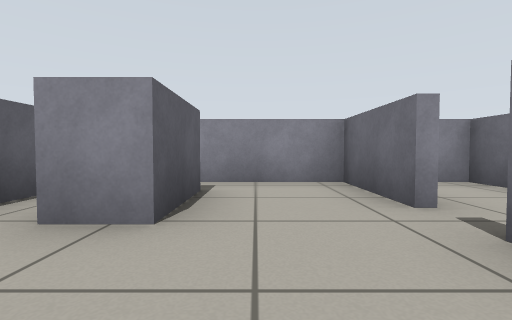
[1] (above)

16 first-person views from a walk through a robot-simulator world made for Gazebo. The camera is 0.51 m above the floor, tilts 2° down and sees 85° across. The floor is counted in squares, 1 m on a side. Each view is taken from the middle of a square. On the plan, view 1 faces up. The plan holds only what a view shows up to about 9 squares ahead; the rest is blank.

[2]
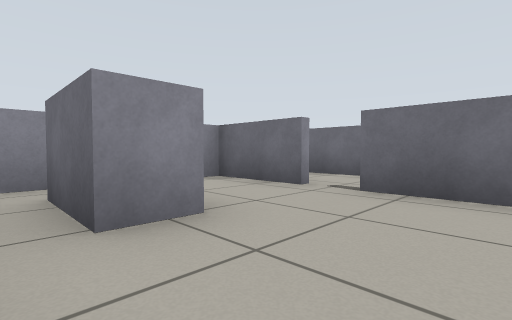

[3]
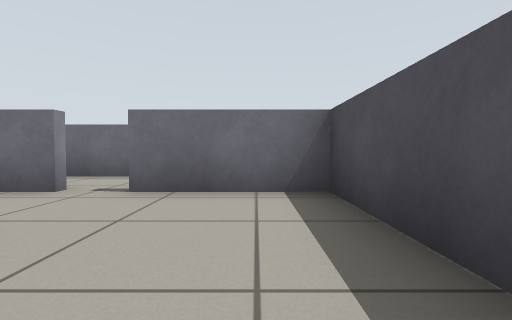

[4]
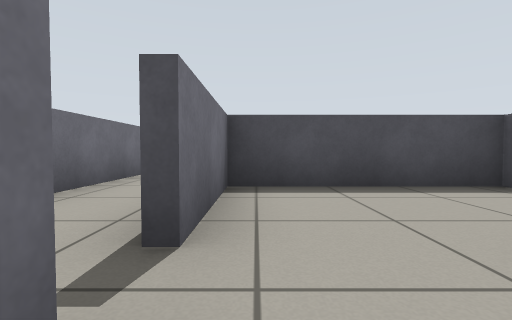

[5]
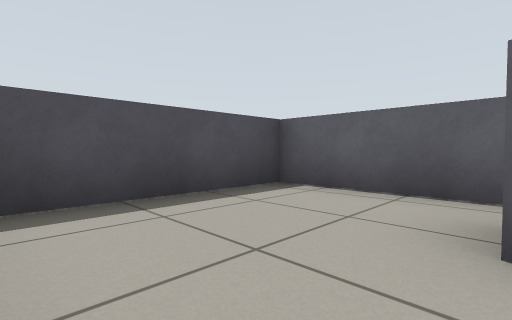

[6]
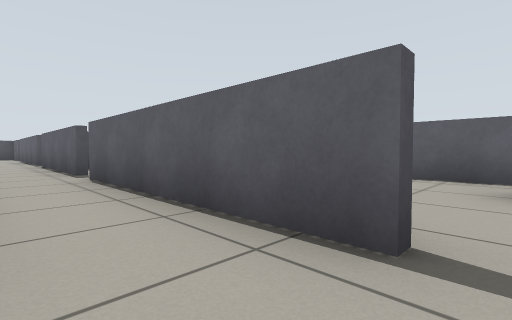

[7]
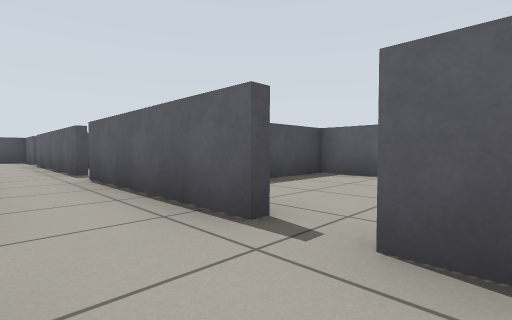

[8]
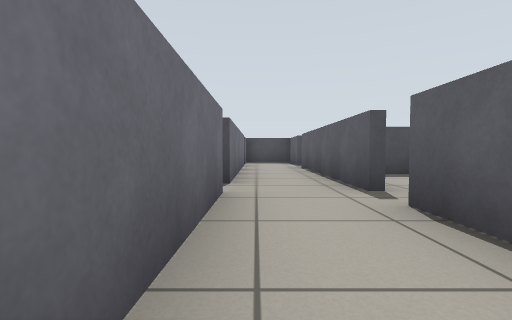

[9]
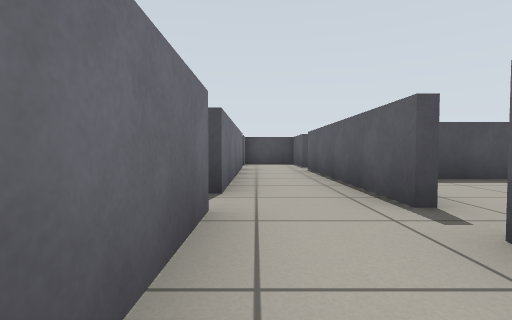

[10]
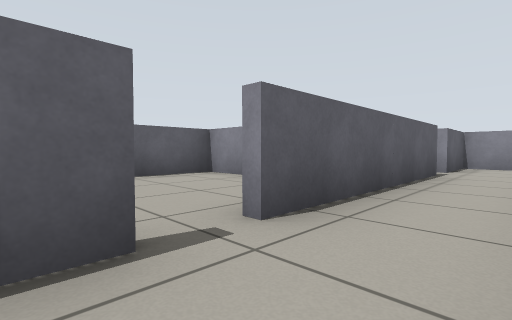

[11]
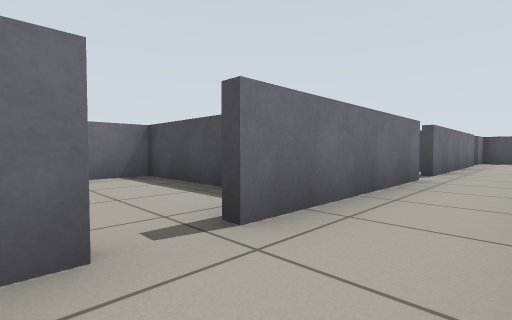

[12]
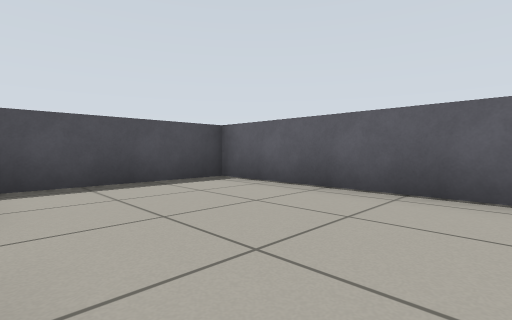

[13]
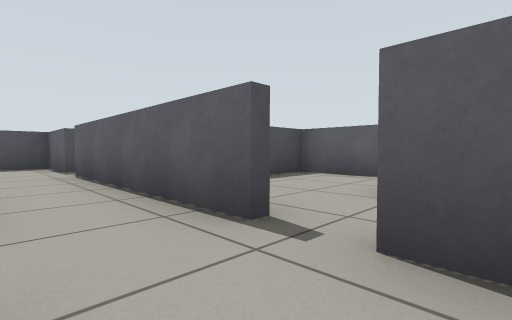

[14]
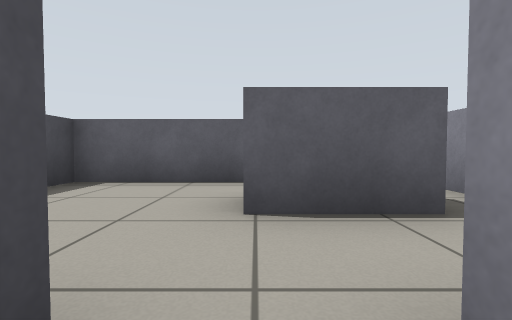

[15]
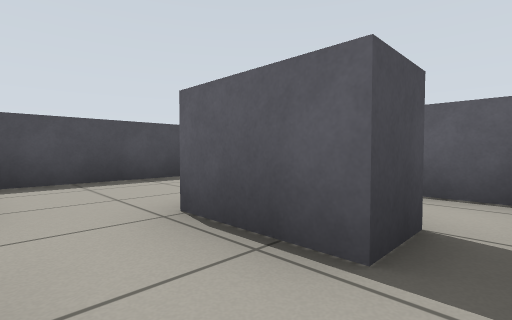

[16]
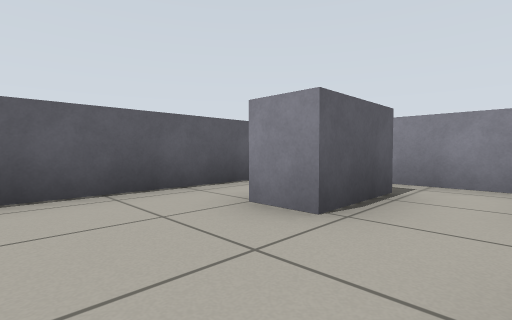

### Floor plan
Ten units are one square. View 1 is at (0, 0); x grows to the right and y downward. Boxes are objects, and circles mark ways between rooms. Rooms are numbered by the first view taken in them; rooms with no view inside come last. Other rooms are left out.
<svg viewBox="-30 -50 100 209">
<path fill="none" stroke="#000" d="M-7 -19 -15 -19M-15 9 14 9 14 -16M-25 -16 -25 9 -15 9M-7 -35 -7 -19M20 -44 -19 -44M14 -24 14 -45M34 44 34 2M50 64 65 64M16 44 16 86M34 94 34 52M16 94 16 146M16 -16 16 36M34 -24 34 -44 20 -44M34 154 34 102M16 -45 16 -24M-12 11 -25 11M-25 9 -25 59M-25 64 10 64M9 65 -16 65M-11 75 -2 75 -2 91M-2 91 -10 91M-15 119 9 119M-25 59 -25 94M-25 94 -25 119 -15 119"/>
<circle cx="-10" cy="-5" r="3" fill="#2a7"/>
<circle cx="5" cy="-30" r="3" fill="#2a7"/>
<circle cx="20" cy="-20" r="3" fill="#2a7"/>
<circle cx="20" cy="40" r="3" fill="#2a7"/>
<circle cx="20" cy="90" r="3" fill="#2a7"/>
<circle cx="10" cy="80" r="3" fill="#2a7"/>
<circle cx="-5" cy="70" r="3" fill="#2a7"/>
<circle cx="-5" cy="105" r="3" fill="#2a7"/>
<circle cx="-20" cy="85" r="3" fill="#2a7"/>
<text x="0" y="-10">1</text>
<text x="-20" y="-10">2</text>
<text x="0" y="-40">3</text>
<text x="30" y="60">4</text>
<text x="-10" y="30">5</text>
<text x="0" y="70">6</text>
<text x="0" y="100">7</text>
<text x="-20" y="80">8</text>
<text x="-20" y="100">9</text>
</svg>
Room 1 opens to room 2. Room 1 opens to room 3. Room 1 opens to room 4. Room 4 opens to room 5. Room 4 opens to room 7. Room 6 opens to room 7. Room 6 opens to room 8. Room 7 opens to room 9. Room 8 opens to room 9.

Where each view was taken, in squares from view 1:
view 1: 0 up, 0 right, facing up
view 2: 0 up, 2 left, facing up-right
view 3: 0 up, 2 left, facing right
view 4: 3 up, 1 right, facing down
view 5: 2 up, 1 right, facing down-left
view 6: 2 up, 3 right, facing down-left
view 7: 3 down, 3 right, facing down-left
view 8: 6 down, 3 right, facing down
view 9: 7 down, 3 right, facing down
view 10: 5 down, 3 right, facing up-left
view 11: 4 down, 2 right, facing down-right
view 12: 2 down, 1 right, facing down-left
view 13: 8 down, 3 right, facing down-left
view 14: 9 down, 2 right, facing left
view 15: 7 down, 1 right, facing down-left
view 16: 11 down, 1 right, facing up-left
